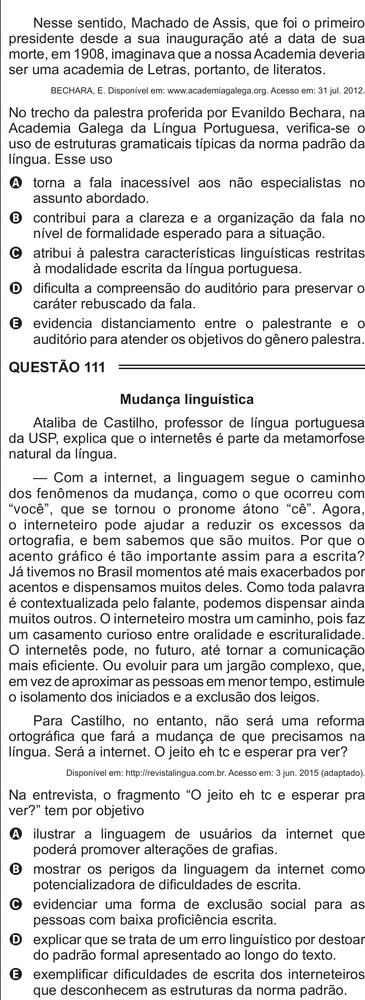
#> input picture 4Passo-RemoverBordasCentraisDasMetades/divididas-com-bordas-do-meio/pagina_enem_11_direita.png, 365 x 1000 px, shrunk from 1057 x 2899 before the run; its folder holds 4 pictures in this run
$ python remover-bordas-internas.py
#> lines starting #> are read from the running program, lines starting #| are printed output that depends on the picture
"""
Propósito: Remover a bordinha interna que fica entre as colunas
Autor: Alexandre Nassar de Peder
Criação: 02/10/2025
Atualização: 03/06/2026

OBS1: puxe a pasta "divididas-com-bordas-do-meio" do passo 3 para essa pasta do passo 4

OBS2: As imagens da coluna da esquerda tem uma bordinha no seu lado direito. As imagens da coluna da direita tem uma bordinha no seu lado esquerdo

OBS3: este código vai criar uma pasta de saída chamada "divididas-sem-bordas-do-meio", vai cortar as bordinhas internas de cada coluna e salvar as imagens cortadas nessa pasta criada

OBS4: execute o código
"""

from PIL import Image
import os

pasta_imagens = "divididas-com-bordas-do-meio"
pasta_saida = "divididas-sem-bordas-do-meio"

os.makedirs(pasta_saida, exist_ok=True)

for nome_arquivo in os.listdir(pasta_imagens):
    if nome_arquivo.lower().endswith(".png"):
        caminho_entrada = os.path.join(pasta_imagens, nome_arquivo)
        imagem = Image.open(caminho_entrada)
#> imagem is the input picture: PIL image 365x1000 RGB; mean R, G, B 223.6, 223, 223.2

        largura, altura = imagem.size
#> largura = 365; altura = 1000

        # Aplica o corte original das bordas totais
        caixa_corte = (0, 0, largura, altura)
#> caixa_corte = (0, 0, 365, 1000)

        # Aplica cortes adicionais baseados no nome do arquivo
        if nome_arquivo.endswith("_esquerda.png"):
            # Remove 10 pixels da borda direita
            caixa_corte = (caixa_corte[0], caixa_corte[1],
                          caixa_corte[2] - 24, caixa_corte[3])

        elif nome_arquivo.endswith("_direita.png"):
            # Remove 10 pixels da borda esquerda
            caixa_corte = (caixa_corte[0] + 24, caixa_corte[1],
                          caixa_corte[2], caixa_corte[3])
#> caixa_corte = (24, 0, 365, 1000)

        imagem_cortada = imagem.crop(caixa_corte)
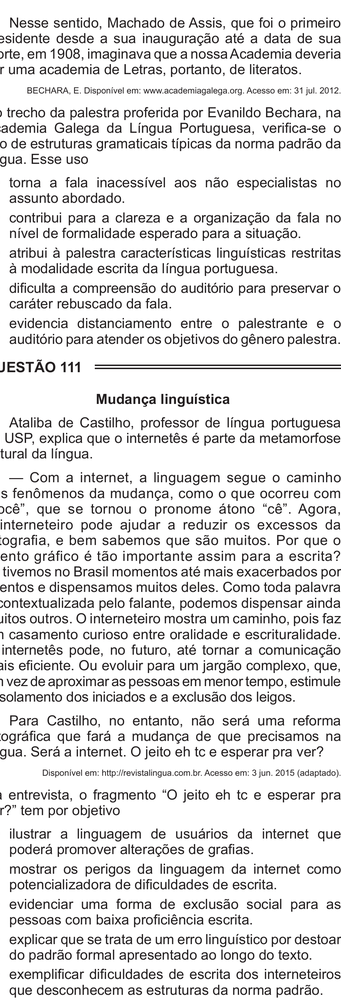
#> imagem_cortada: PIL image 341x1000 RGB; mean R, G, B 223.3, 222.7, 222.9

        caminho_saida = os.path.join(pasta_saida, nome_arquivo)
        imagem_cortada.save(caminho_saida)
#> pass 2 of the loop `for nome_arquivo in os.listdir(pasta_imagens):`:
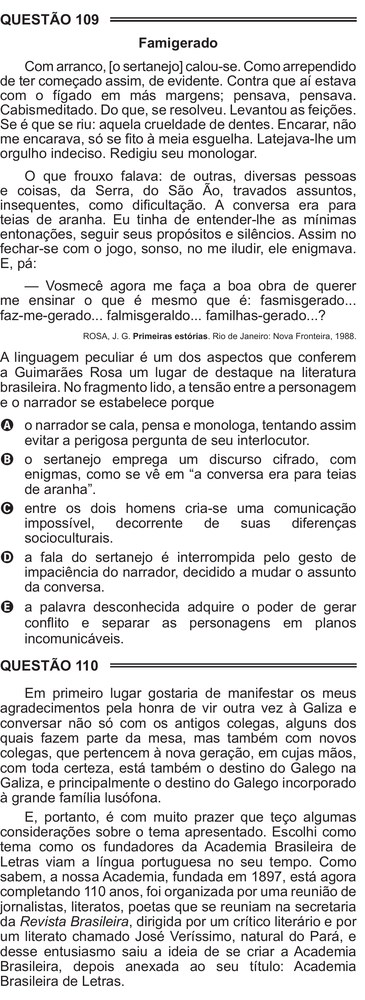
#> input picture 4Passo-RemoverBordasCentraisDasMetades/divididas-com-bordas-do-meio/pagina_enem_11_esquerda.png, 365 x 1000 px, shrunk from 1057 x 2899 before the run
#> imagem is the input picture: PIL image 365x1000 RGB; mean R, G, B 222.9, 222.3, 222.4
#> `imagem_cortada = imagem.crop(caixa_corte)`:
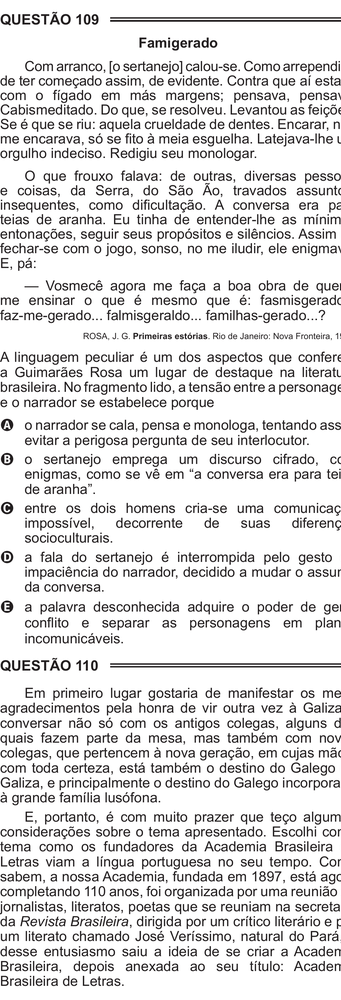
#> imagem_cortada: PIL image 341x1000 RGB; mean R, G, B 222, 221.5, 221.6
#> pass 3 of the loop `for nome_arquivo in os.listdir(pasta_imagens):`:
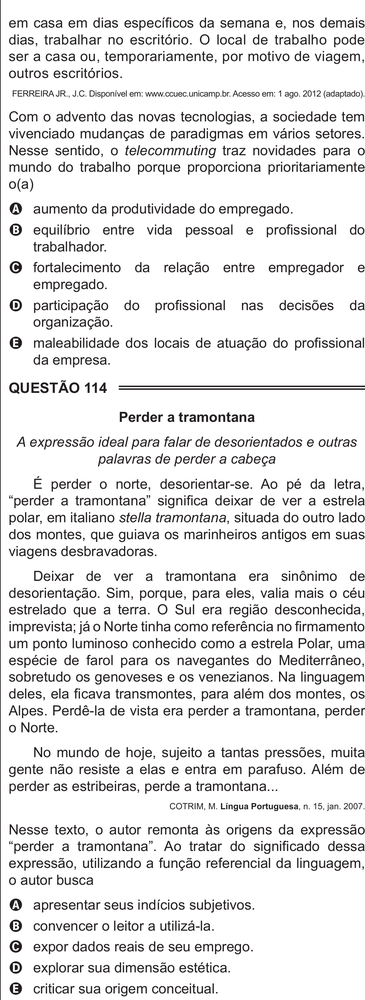
#> input picture 4Passo-RemoverBordasCentraisDasMetades/divididas-com-bordas-do-meio/pagina_enem_12_direita.png, 365 x 1000 px, shrunk from 1057 x 2899 before the run
#> imagem is the input picture: PIL image 365x1000 RGB; mean R, G, B 229.4, 229, 229.1
#> `imagem_cortada = imagem.crop(caixa_corte)`:
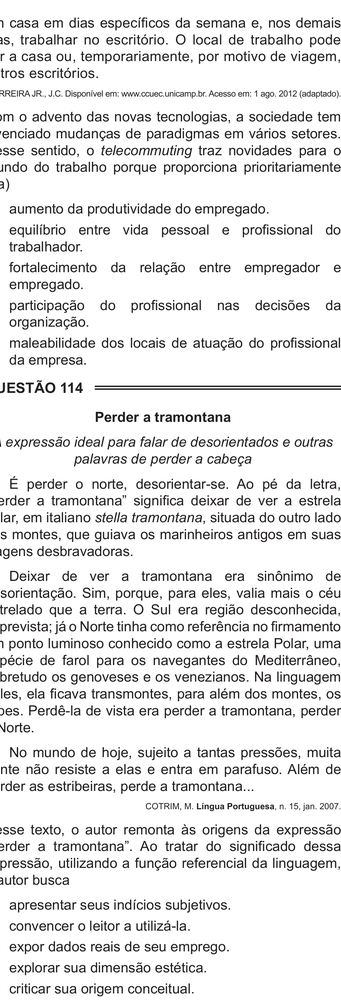
#> imagem_cortada: PIL image 341x1000 RGB; mean R, G, B 229.7, 229.2, 229.3
#> the loop made 4 passes; the first 3 are shown

print("Recorte das bordas concluído.")
